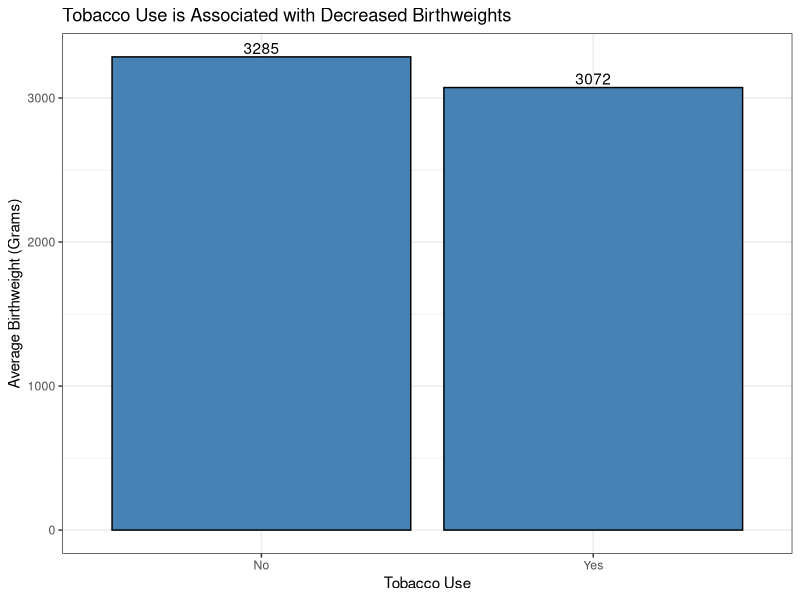
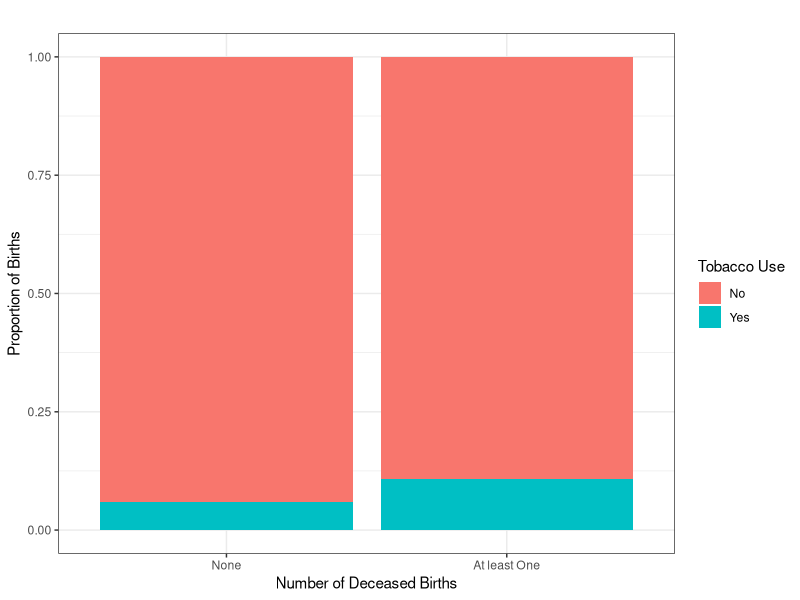

The R script that drew these images, in order:
## ---- chunk 1
knitr::opts_chunk$set(echo = TRUE)
## ---- chunk 2
#read data
maternity_df = read.csv('maternity.csv')
## ---- chunk 3
library(tidyverse)
## ---- chunk 4
head(maternity_df)

summary(maternity_df)

#dim(maternity_df) #842 obs, 13 var

apply(maternity_df, MARGIN = 2, FUN = class) #var classes
## ---- chunk 5
#Hypothesis 1

#create dataset with counterfactual
h1_df = filter(maternity_df, TobaccoUse %in% c("Yes", "No"), PrePregnancyDiabetes == "No", PrePregnancyHypertension == "No",
               PriorBirthsNowDeceased == "0")

#Calculate standard deviation in group using rep(AverageBirthWeight, births)
h1_df_no = filter(h1_df, TobaccoUse == "No")

no_hold = NULL

for(i in 1:length(h1_df_no)){
  
  temp = rep(h1_df_no[i,]$AverageBirthWeight, h1_df_no[i,]$Births)
  
  no_hold = c(no_hold, temp)  
}

h1_df_yes = filter(h1_df, TobaccoUse == "Yes")

yes_hold = NULL

for(i in 1:length(h1_df_yes)){
  
  temp = rep(h1_df_yes[i,]$AverageBirthWeight, h1_df_yes[i,]$Births)
  
  yes_hold = c(yes_hold, temp)
  
}

#Barplot with CI (The CI are so small bc the n is so large)
h1_df %>%
  group_by(TobaccoUse) %>%
  summarise(true_count = sum(Births), 
            mean_AverageBirthWeight = mean(AverageBirthWeight)) %>%
  mutate(total = sum(true_count),
         sd = c(sd(no_hold), sd(yes_hold)),
         margin = qt(0.975, df = true_count - 1)*sd/sqrt(true_count),
         lower = mean_AverageBirthWeight - margin,
         upper = mean_AverageBirthWeight + margin) %>%
  ggplot(aes(x = TobaccoUse, y = mean_AverageBirthWeight)) +
  geom_col(col = "black", fill = "steelblue") +
  #geom_errorbar(aes(ymin = lower,ymax = upper), color = "red") + #CI
  #coord_cartesian(ylim = c(3000, 3500)) + #Zoom in
  geom_text(aes(label = round(mean_AverageBirthWeight, 0)), vjust = -0.25) + #text label
  theme_bw() + 
  labs(title = "Tobacco Use is Associated with Decreased Birthweights", x = "Tobacco Use", y = "Average Birthweight (Grams)")
## ---- chunk 6
#Hypothesis 2


## ---- chunk 7
#Hypothesis 3
positions = c("None", "At least One")

filter(maternity_df, PriorBirthsNowDeceased != "Unknown", TobaccoUse != "Unknown") %>%
  mutate(new_dead_baby = ifelse(PriorBirthsNowDeceased == "0", "None", "At least One")) %>%
  group_by(new_dead_baby, TobaccoUse) %>%
  summarise(count = sum(Births)) %>%
  mutate(total = sum(count),
         prop = round(count/total, 5)) %>%
  ggplot(aes(x = new_dead_baby, y = prop, fill = TobaccoUse)) +
  geom_col() + 
  scale_x_discrete(limits = positions) + #set positions of bars
  theme_bw() +
  labs(title = "", x = "Number of Deceased Births", y = "Proportion of Births", fill = "Tobacco Use")
## ---- chunk 8

